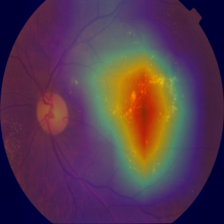
#> input picture paper/heatmap_image_1.png, 224 x 224 px
$ python -i aptos_dataset.py   (imports and definitions only)
#> lines starting #> are read from the running program, lines starting #| are printed output that depends on the picture
import os
from typing import Any, Callable, Dict, Optional

import cv2
import numpy as np
import pandas as pd
import torch
from PIL import Image
from torch.utils.data import Dataset


# [23 lines left out: function crop_black_borders, not called in this run]


def apply_clahe_rgb(image: np.ndarray) -> np.ndarray:
    """
    Apply CLAHE enhancement in LAB color space.
    Args:
        image: RGB image as numpy array
    Returns:
        Enhanced RGB image
    """
    lab = cv2.cvtColor(image, cv2.COLOR_RGB2LAB)
#> lab: shape (224, 224, 3); mean of channels 0, 1, 2 73.4, 146.8, 119.6
    l_channel, a_channel, b_channel = cv2.split(lab)
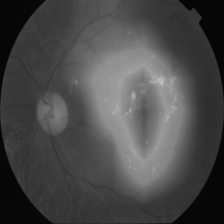
#> l_channel: shape (224, 224); min 6, max 195, mean 73.4
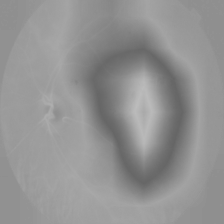
#> a_channel: shape (224, 224); min 101, max 188, mean 146.8
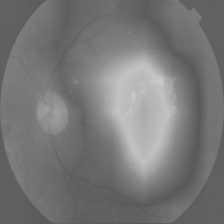
#> b_channel: shape (224, 224); min 86, max 204, mean 119.6

    clahe = cv2.createCLAHE(clipLimit=2.0, tileGridSize=(8, 8))
    l_channel = clahe.apply(l_channel)
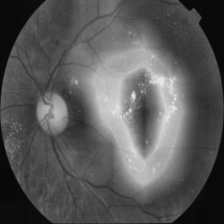
#> l_channel: shape (224, 224); min 8, max 236, mean 88.1

    merged = cv2.merge((l_channel, a_channel, b_channel))
#> merged: shape (224, 224, 3); mean of channels 0, 1, 2 88.1, 146.8, 119.6
    enhanced = cv2.cvtColor(merged, cv2.COLOR_LAB2RGB)
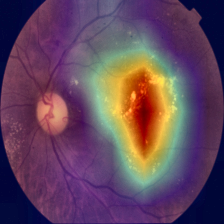
#> enhanced: shape (224, 224, 3); mean R, G, B 99.8, 71.2, 93.2
    return enhanced


class AptosDataset(Dataset):
    """
    APTOS dataset loader.

    Expected CSV columns:
    - id_code
    - diagnosis (optional for inference/test CSV)

    Example:
        id_code,diagnosis
        000c1434d8d7,2
        001639a390f0,4
    """

    # [22 lines left out: function __init__, not called in this run]

    def __len__(self) -> int:
        return len(self.df)

    # [44 lines left out: functions _load_image, __getitem__, not called in this run]

>>> import cv2
>>> picture = cv2.cvtColor(cv2.imread('../../paper/heatmap_image_1.png'), cv2.COLOR_BGR2RGB)
>>> result = apply_clahe_rgb(picture)

$ run again, on paper/heatmap_image_2.png
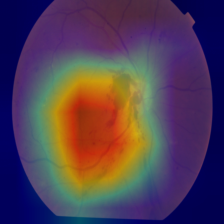
#> input picture paper/heatmap_image_2.png, 224 x 224 px
#> lab: shape (224, 224, 3); mean of channels 0, 1, 2 79.2, 147.4, 118.1
#> in apply_clahe_rgb, `l_channel = clahe.apply(l_channel)`:
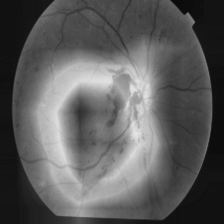
#> l_channel: shape (224, 224); min 9, max 228, mean 92
#> merged: shape (224, 224, 3); mean of channels 0, 1, 2 92, 147.4, 118.1
#> in apply_clahe_rgb, `enhanced = cv2.cvtColor(merged, cv2.COLOR_LAB2RGB)`:
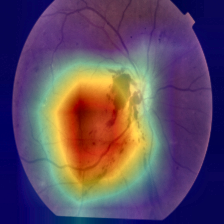
#> enhanced: shape (224, 224, 3); mean R, G, B 96, 75.2, 97.9

$ run again, on paper/normal_image_1.png
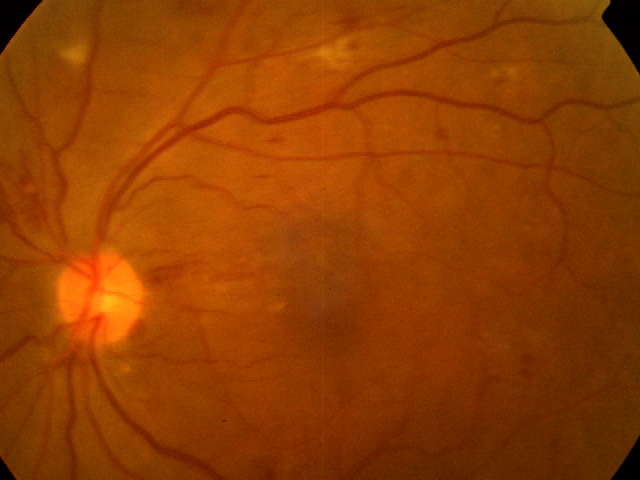
#> input picture paper/normal_image_1.png, 640 x 480 px
#> lab: shape (480, 640, 3); mean of channels 0, 1, 2 93.8, 159.8, 174.6
#> in apply_clahe_rgb, `l_channel = clahe.apply(l_channel)`:
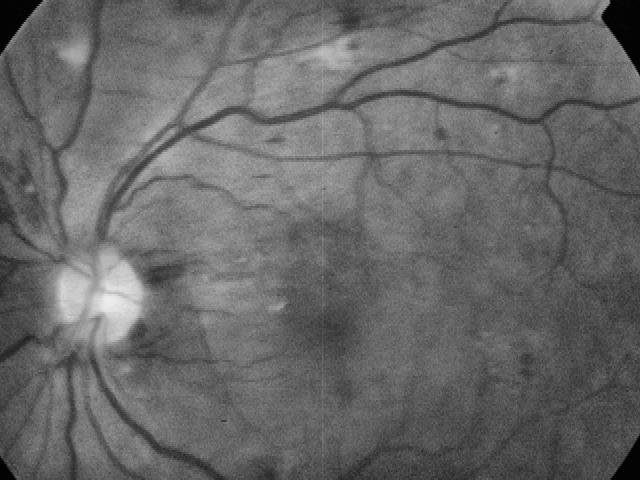
#> l_channel: shape (480, 640); min 2, max 237, mean 103.8
#> merged: shape (480, 640, 3); mean of channels 0, 1, 2 103.8, 159.8, 174.6
#> in apply_clahe_rgb, `enhanced = cv2.cvtColor(merged, cv2.COLOR_LAB2RGB)`:
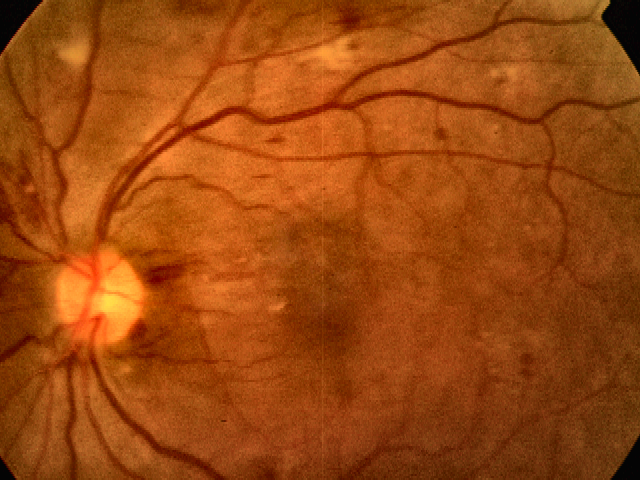
#> enhanced: shape (480, 640, 3); mean R, G, B 155.8, 71.9, 14.8

$ run again, on paper/normal_image_2.png
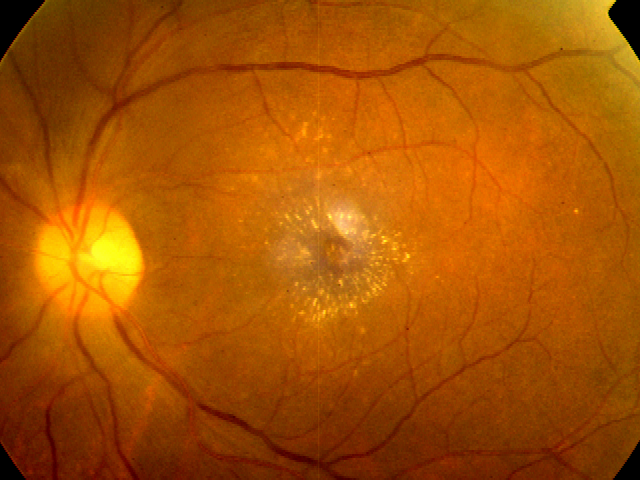
#> input picture paper/normal_image_2.png, 640 x 480 px
#> lab: shape (480, 640, 3); mean of channels 0, 1, 2 114.1, 158.1, 181.2
#> in apply_clahe_rgb, `l_channel = clahe.apply(l_channel)`:
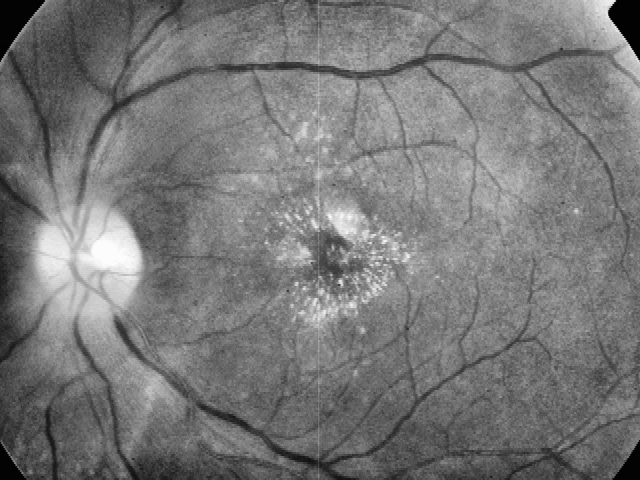
#> l_channel: shape (480, 640); min 2, max 252, mean 119.6
#> merged: shape (480, 640, 3); mean of channels 0, 1, 2 119.6, 158.1, 181.2
#> in apply_clahe_rgb, `enhanced = cv2.cvtColor(merged, cv2.COLOR_LAB2RGB)`:
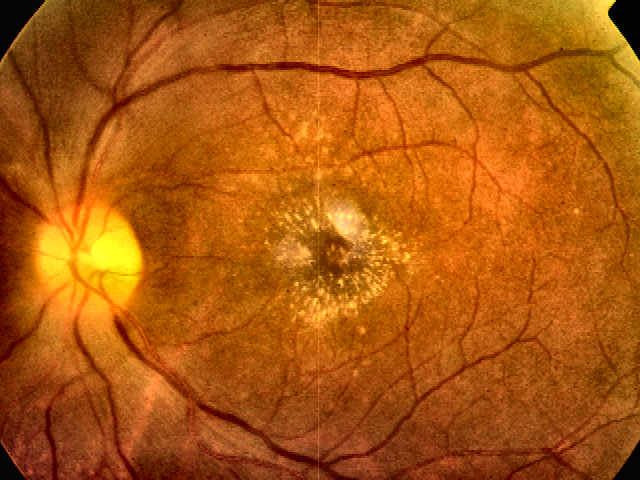
#> enhanced: shape (480, 640, 3); mean R, G, B 173.1, 88.7, 13.2
